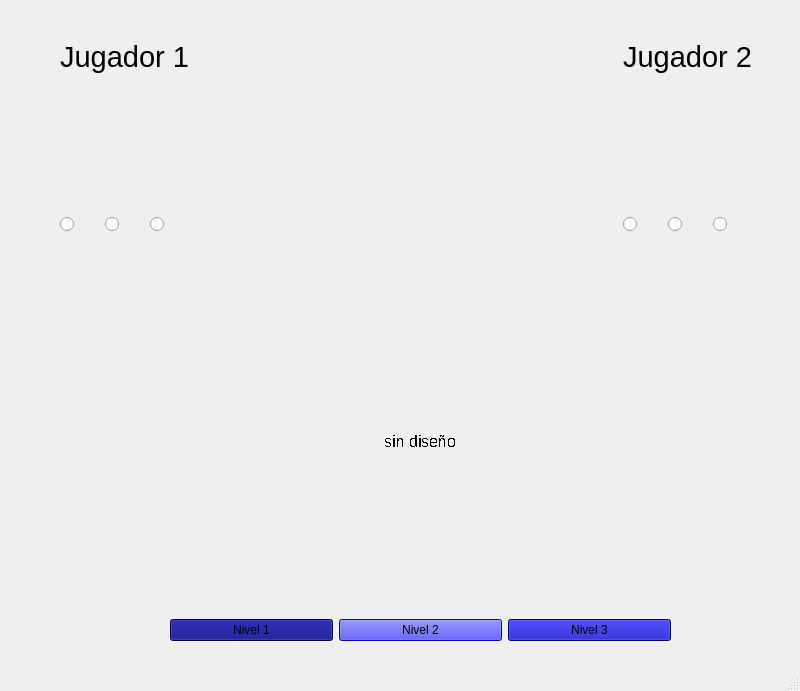
<?xml version="1.0" encoding="UTF-8"?>
<ui version="4.0">
 <class>menu_2_jugadores</class>
 <widget class="QMainWindow" name="menu_2_jugadores">
  <property name="geometry">
   <rect>
    <x>0</x>
    <y>0</y>
    <width>800</width>
    <height>691</height>
   </rect>
  </property>
  <property name="windowTitle">
   <string>MainWindow</string>
  </property>
  <widget class="QWidget" name="centralwidget">
   <widget class="QWidget" name="layoutWidget">
    <property name="geometry">
     <rect>
      <x>170</x>
      <y>270</y>
      <width>501</width>
      <height>371</height>
     </rect>
    </property>
    <layout class="QHBoxLayout" name="horizontalLayout">
     <item>
      <layout class="QVBoxLayout" name="verticalLayout">
       <item>
        <widget class="QLabel" name="label">
         <property name="text">
          <string/>
         </property>
         <property name="pixmap">
          <pixmap resource="imagenes.qrc">:/new/prefix1/Imagenes/icono_nivel_1.png</pixmap>
         </property>
         <property name="scaledContents">
          <bool>true</bool>
         </property>
        </widget>
       </item>
       <item>
        <widget class="QPushButton" name="bot_nil_1">
         <property name="styleSheet">
          <string notr="true">background-color: rgb(0, 0, 127);</string>
         </property>
         <property name="text">
          <string>Nivel 1</string>
         </property>
        </widget>
       </item>
      </layout>
     </item>
     <item>
      <layout class="QVBoxLayout" name="verticalLayout_2">
       <item>
        <widget class="QLabel" name="label_2">
         <property name="sizePolicy">
          <sizepolicy hsizetype="Minimum" vsizetype="Preferred">
           <horstretch>0</horstretch>
           <verstretch>0</verstretch>
          </sizepolicy>
         </property>
         <property name="font">
          <font>
           <pointsize>12</pointsize>
           <weight>50</weight>
           <italic>false</italic>
           <bold>false</bold>
           <stylestrategy>NoAntialias</stylestrategy>
           <kerning>false</kerning>
          </font>
         </property>
         <property name="focusPolicy">
          <enum>Qt::NoFocus</enum>
         </property>
         <property name="text">
          <string>sin diseño</string>
         </property>
         <property name="alignment">
          <set>Qt::AlignCenter</set>
         </property>
        </widget>
       </item>
       <item>
        <widget class="QPushButton" name="bot_nil_2">
         <property name="styleSheet">
          <string notr="true">background-color: rgb(0, 0, 255);</string>
         </property>
         <property name="text">
          <string>Nivel 2</string>
         </property>
        </widget>
       </item>
      </layout>
     </item>
     <item>
      <layout class="QVBoxLayout" name="verticalLayout_3">
       <item>
        <widget class="QLabel" name="label_3">
         <property name="text">
          <string/>
         </property>
         <property name="pixmap">
          <pixmap resource="imagenes.qrc">:/new/prefix1/Imagenes/icono_nivel_3.png</pixmap>
         </property>
         <property name="scaledContents">
          <bool>true</bool>
         </property>
        </widget>
       </item>
       <item>
        <widget class="QPushButton" name="bot_nil_3">
         <property name="styleSheet">
          <string notr="true">background-color: rgb(3, 3, 181);</string>
         </property>
         <property name="text">
          <string>Nivel 3</string>
         </property>
        </widget>
       </item>
      </layout>
     </item>
    </layout>
   </widget>
   <widget class="QWidget" name="">
    <property name="geometry">
     <rect>
      <x>60</x>
      <y>0</y>
      <width>692</width>
      <height>232</height>
     </rect>
    </property>
    <layout class="QHBoxLayout" name="horizontalLayout_4">
     <item>
      <layout class="QVBoxLayout" name="verticalLayout_7">
       <item>
        <widget class="QLabel" name="label_7">
         <property name="font">
          <font>
           <pointsize>22</pointsize>
          </font>
         </property>
         <property name="text">
          <string>Jugador 1</string>
         </property>
         <property name="alignment">
          <set>Qt::AlignCenter</set>
         </property>
        </widget>
       </item>
       <item>
        <layout class="QHBoxLayout" name="horizontalLayout_2">
         <item>
          <layout class="QVBoxLayout" name="verticalLayout_4">
           <item>
            <widget class="QLabel" name="label_4">
             <property name="text">
              <string/>
             </property>
             <property name="pixmap">
              <pixmap resource="imagenes.qrc">:/new/prefix1/Imagenes/skin_1.png</pixmap>
             </property>
             <property name="scaledContents">
              <bool>true</bool>
             </property>
            </widget>
           </item>
           <item>
            <widget class="QRadioButton" name="but_ski_1_play_1">
             <property name="contextMenuPolicy">
              <enum>Qt::ActionsContextMenu</enum>
             </property>
             <property name="text">
              <string/>
             </property>
            </widget>
           </item>
          </layout>
         </item>
         <item>
          <layout class="QVBoxLayout" name="verticalLayout_5">
           <item>
            <widget class="QLabel" name="label_5">
             <property name="text">
              <string/>
             </property>
             <property name="pixmap">
              <pixmap resource="imagenes.qrc">:/new/prefix1/Imagenes/skin_2.png</pixmap>
             </property>
             <property name="scaledContents">
              <bool>true</bool>
             </property>
            </widget>
           </item>
           <item>
            <widget class="QRadioButton" name="but_ski_2_play_1">
             <property name="text">
              <string/>
             </property>
            </widget>
           </item>
          </layout>
         </item>
         <item>
          <layout class="QVBoxLayout" name="verticalLayout_6">
           <item>
            <widget class="QLabel" name="label_6">
             <property name="text">
              <string/>
             </property>
             <property name="pixmap">
              <pixmap resource="imagenes.qrc">:/new/prefix1/Imagenes/skin_3.png</pixmap>
             </property>
             <property name="scaledContents">
              <bool>true</bool>
             </property>
            </widget>
           </item>
           <item>
            <widget class="QRadioButton" name="but_ski_3_play_1">
             <property name="text">
              <string/>
             </property>
            </widget>
           </item>
          </layout>
         </item>
        </layout>
       </item>
      </layout>
     </item>
     <item>
      <spacer name="horizontalSpacer">
       <property name="orientation">
        <enum>Qt::Horizontal</enum>
       </property>
       <property name="sizeHint" stdset="0">
        <size>
         <width>200</width>
         <height>20</height>
        </size>
       </property>
      </spacer>
     </item>
     <item>
      <layout class="QVBoxLayout" name="verticalLayout_8">
       <item>
        <widget class="QLabel" name="label_8">
         <property name="font">
          <font>
           <pointsize>22</pointsize>
          </font>
         </property>
         <property name="text">
          <string>Jugador 2</string>
         </property>
         <property name="alignment">
          <set>Qt::AlignCenter</set>
         </property>
        </widget>
       </item>
       <item>
        <layout class="QHBoxLayout" name="horizontalLayout_3">
         <item>
          <layout class="QVBoxLayout" name="verticalLayout_9">
           <item>
            <widget class="QLabel" name="label_9">
             <property name="text">
              <string/>
             </property>
             <property name="pixmap">
              <pixmap resource="imagenes.qrc">:/new/prefix1/Imagenes/skin_1.png</pixmap>
             </property>
             <property name="scaledContents">
              <bool>true</bool>
             </property>
            </widget>
           </item>
           <item>
            <widget class="QRadioButton" name="but_ski_1_play_2">
             <property name="contextMenuPolicy">
              <enum>Qt::ActionsContextMenu</enum>
             </property>
             <property name="text">
              <string/>
             </property>
            </widget>
           </item>
          </layout>
         </item>
         <item>
          <layout class="QVBoxLayout" name="verticalLayout_10">
           <item>
            <widget class="QLabel" name="label_10">
             <property name="text">
              <string/>
             </property>
             <property name="pixmap">
              <pixmap resource="imagenes.qrc">:/new/prefix1/Imagenes/skin_2.png</pixmap>
             </property>
             <property name="scaledContents">
              <bool>true</bool>
             </property>
            </widget>
           </item>
           <item>
            <widget class="QRadioButton" name="but_ski_2_play_2">
             <property name="text">
              <string/>
             </property>
            </widget>
           </item>
          </layout>
         </item>
         <item>
          <layout class="QVBoxLayout" name="verticalLayout_11">
           <item>
            <widget class="QLabel" name="label_11">
             <property name="text">
              <string/>
             </property>
             <property name="pixmap">
              <pixmap resource="imagenes.qrc">:/new/prefix1/Imagenes/skin_3.png</pixmap>
             </property>
             <property name="scaledContents">
              <bool>true</bool>
             </property>
            </widget>
           </item>
           <item>
            <widget class="QRadioButton" name="but_ski_3_play_2">
             <property name="text">
              <string/>
             </property>
            </widget>
           </item>
          </layout>
         </item>
        </layout>
       </item>
      </layout>
     </item>
    </layout>
   </widget>
  </widget>
  <widget class="QMenuBar" name="menubar">
   <property name="geometry">
    <rect>
     <x>0</x>
     <y>0</y>
     <width>800</width>
     <height>20</height>
    </rect>
   </property>
  </widget>
  <widget class="QStatusBar" name="statusbar"/>
 </widget>
 <resources>
  <include location="imagenes.qrc"/>
 </resources>
 <connections/>
</ui>
